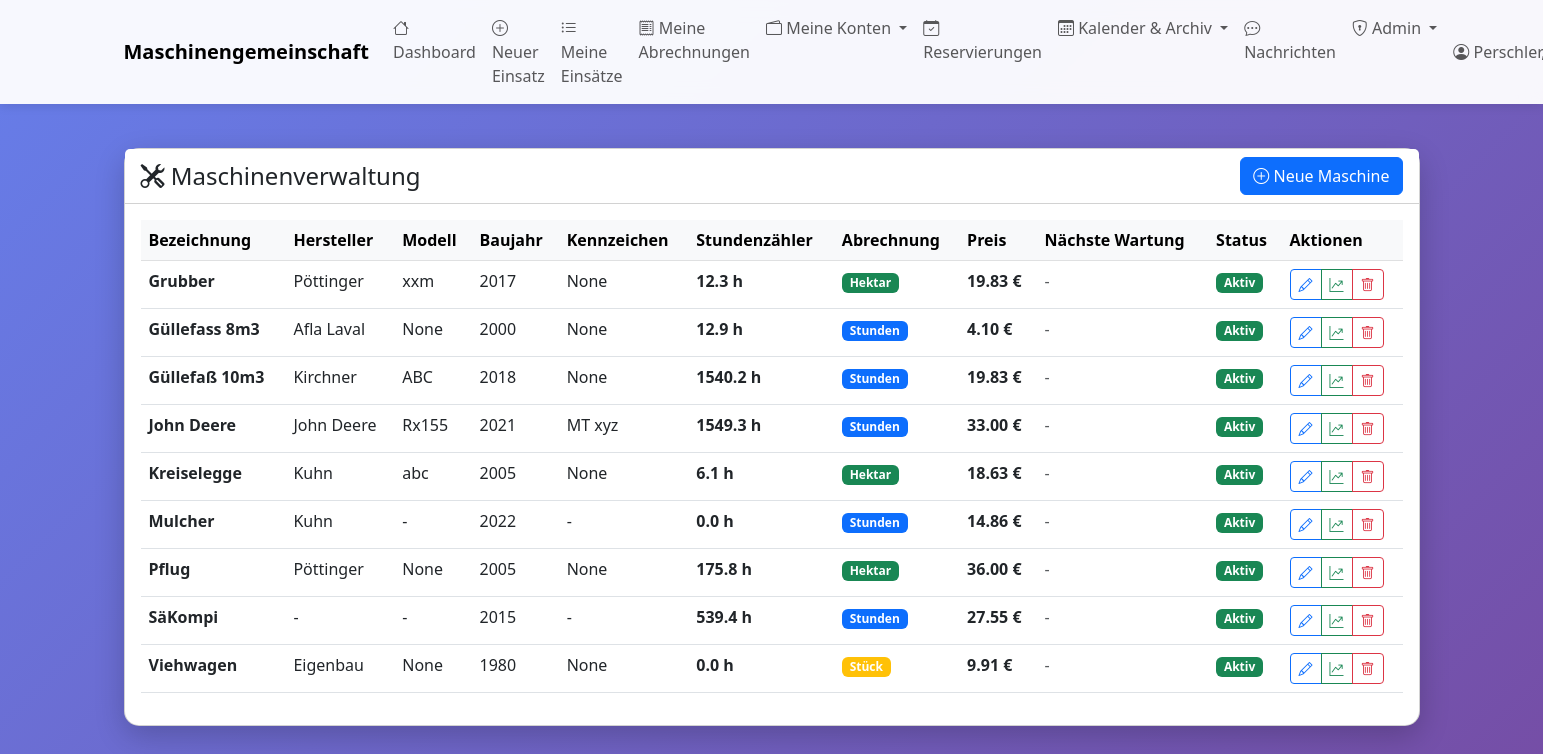
The page /admin/maschinen (signed in) on the database its author committed.
### tables this page shows
CREATE TABLE maschinen (
    id INTEGER PRIMARY KEY AUTOINCREMENT,
    bezeichnung TEXT NOT NULL,
    hersteller TEXT,
    modell TEXT,
    baujahr INTEGER,
    kennzeichen TEXT,
    anschaffungsdatum DATE,
    stundenzaehler_aktuell REAL,
    naechste_wartung_bei REAL,
    aktiv BOOLEAN DEFAULT 1,
    bemerkungen TEXT
, abrechnungsart TEXT DEFAULT 'stunden', preis_pro_einheit REAL DEFAULT 0.0, wartungsintervall INTEGER DEFAULT 50, naechste_wartung REAL, anmerkungen TEXT, erfassungsmodus TEXT DEFAULT 'fortlaufend', gemeinschaft_id INTEGER DEFAULT 1 REFERENCES gemeinschaften(id), anschaffungspreis REAL DEFAULT 0.0, abschreibungsdauer_jahre INTEGER DEFAULT 10, treibstoff_berechnen BOOLEAN DEFAULT 0);

### web_app.py (the view)
@app.route('/admin/maschinen')
@admin_required
def admin_maschinen():
    with MaschinenDBContext(DB_PATH) as db:
        maschinen = db.get_all_maschinen(nur_aktive=False)
    return render_template('admin_maschinen.html', maschinen=maschinen)

### database.py (called while the page is built)
    def connect(self):
        self.connection = sqlite3.connect(self.db_path)
        self.connection.row_factory = sqlite3.Row
        self.cursor = self.connection.cursor()

    def close(self):
        if self.connection:
            self.connection.close()

    def get_all_maschinen(self, nur_aktive: bool = True) -> List[Dict]:
        sql = "SELECT * FROM maschinen"
        if nur_aktive:
            sql += " WHERE aktiv = 1"
        sql += " ORDER BY bezeichnung"
        self.cursor.execute(sql)
        return [dict(row) for row in self.cursor.fetchall()]

    def __enter__(self):
        self.connect()
        return self

    def __exit__(self, exc_type, exc_val, exc_tb):
        if exc_type is None:
            self.connection.commit()
        else:
            self.connection.rollback()
        self.close()
        return False

### web_app.py (called while the page is built)
def admin_required(f):
    @wraps(f)
    def decorated_function(*args, **kwargs):
        if 'benutzer_id' not in session:
            flash('Bitte melden Sie sich an.', 'warning')
            return redirect(url_for('login'))
        if not session.get('is_admin'):
            flash('Zugriff verweigert. Administrator-Rechte erforderlich.', 'danger')
            return redirect(url_for('dashboard'))
        return f(*args, **kwargs)
    return decorated_function

### templates/admin_maschinen.html (shortened to what this page needs)
{% extends "base.html" %}
{% block content %}
<div class="row mt-4">
    <div class="col-12">
        <div class="card">
            <div class="card-header bg-white d-flex justify-content-between align-items-center">
                <h4 class="mb-0">
                    <i class="bi bi-tools"></i> Maschinenverwaltung
                </h4>
                <a href="{{ url_for('admin_maschinen_neu') }}" class="btn btn-primary">
                    <i class="bi bi-plus-circle"></i> Neue Maschine
                </a>
            </div>
            <div class="card-body">
                <div class="table-responsive">
                    <table class="table table-hover">
                        <thead class="table-light">
                            <tr>
                                <th>Bezeichnung</th>
                                <th>Hersteller</th>
                                <th>Modell</th>
                                <th>Baujahr</th>
                                <th>Kennzeichen</th>
                                <th>Stundenzähler</th>
                                <th>Abrechnung</th>
                                <th>Preis</th>
                                <th>Nächste Wartung</th>
                                <th>Status</th>
                                <th>Aktionen</th>
                            </tr>
                        </thead>
                        <tbody>
                            {% for maschine in maschinen %}
                            <tr>
                                <td><strong>{{ maschine.bezeichnung }}</strong></td>
                                <td>{{ maschine.hersteller or '-' }}</td>
                                <td>{{ maschine.modell or '-' }}</td>
                                <td>{{ maschine.baujahr or '-' }}</td>
                                <td>{{ maschine.kennzeichen or '-' }}</td>
                                <td>
                                    <strong>{{ "%.1f"|format(maschine.stundenzaehler_aktuell or 0) }} h</strong>
                                </td>
                                <td>
                                    {% if maschine.abrechnungsart %}
                                        {% if maschine.abrechnungsart == 'stunden' %}
                                            <span class="badge bg-primary">Stunden</span>
                                        {% elif maschine.abrechnungsart == 'hektar' %}
                                            <span class="badge bg-success">Hektar</span>
                                        {% elif maschine.abrechnungsart == 'kilometer' %}
                                            <span class="badge bg-info">Kilometer</span>
                                        {% elif maschine.abrechnungsart == 'stueck' %}
                                            <span class="badge bg-warning">Stück</span>
                                        {% endif %}
                                    {% else %}
                                        <span class="text-muted">-</span>
                                    {% endif %}
                                </td>
                                <td>
                                    {% if maschine.preis_pro_einheit %}
                                        <strong>{{ "%.2f"|format(maschine.preis_pro_einheit) }} €</strong>
                                    {% else %}
                                        <span class="text-muted">-</span>
                                    {% endif %}
                                </td>
                                <td>
                                    {% if maschine.naechste_wartung_bei %}
                                        {{ "%.1f"|format(maschine.naechste_wartung_bei) }} h
                                        {% set diff = maschine.naechste_wartung_bei - (maschine.stundenzaehler_aktuell or 0) %}
                                        {% if diff <= 0 %}
                                            <span class="badge bg-danger">Fällig!</span>
                                        {% elif diff <= 50 %}
                                            <span class="badge bg-warning">Bald</span>
                                        {% endif %}
                                    {% else %}
                                        <span class="text-muted">-</span>
                                    {% endif %}
                                </td>
                                <td>
                                    {% if maschine.aktiv %}
                                        <span class="badge bg-success">Aktiv</span>
                                    {% else %}
                                        <span class="badge bg-secondary">Inaktiv</span>
                                    {% endif %}
                                </td>
                                <td>
                                    <div class="btn-group" role="group">
                                        <a href="{{ url_for('admin_maschinen_edit', maschine_id=maschine.id) }}"
                                           class="btn btn-sm btn-outline-primary" title="Bearbeiten">
                                            <i class="bi bi-pencil"></i>
                                        </a>
                                        <a href="{{ url_for('admin_maschinen_rentabilitaet', maschine_id=maschine.id) }}"
                                           class="btn btn-sm btn-outline-success" title="Rentabilität">
                                            <i class="bi bi-graph-up-arrow"></i>
                                        </a>
                                        <button type="button" class="btn btn-sm btn-outline-danger"
                                                onclick="confirmDelete({{ maschine.id }}, '{{ maschine.bezeichnung }}')" title="Löschen">
                                            <i class="bi bi-trash"></i>
                                        </button>
                                    </div>
                                </td>
                            </tr>
                            {% endfor %}
                        </tbody>
                    </table>
                </div>
            </div>
        </div>
    </div>
</div>
{% endblock %}

### templates/base.html (style rules this page uses)
body { min-height: 100vh; background: linear-gradient(135deg, #667eea 0%, #764ba2 100%); }
.card { border-radius: 15px; box-shadow: 0 10px 30px rgba(0,0,0,0.2); }

### rows shown on the page
maschinen: bezeichnung "Grubber", hersteller "Pöttinger", modell "xxm", baujahr "2017", kennzeichen "None", stundenzaehler_aktuell "12.3", abrechnungsart "Hektar", preis_pro_einheit "19.83", aktiv "Aktiv"
maschinen: bezeichnung "Güllefass 8m3", hersteller "Afla Laval", modell "None", baujahr "2000", kennzeichen "None", stundenzaehler_aktuell "12.9", abrechnungsart "Stunden", preis_pro_einheit "4.10", aktiv "Aktiv"
maschinen: bezeichnung "Güllefaß 10m3", hersteller "Kirchner", modell "ABC", baujahr "2018", kennzeichen "None", stundenzaehler_aktuell "1540.2", abrechnungsart "Stunden", preis_pro_einheit "19.83", aktiv "Aktiv"
maschinen: bezeichnung "John Deere", hersteller "John Deere", modell "Rx155", baujahr "2021", kennzeichen "MT xyz", stundenzaehler_aktuell "1549.3", abrechnungsart "Stunden", preis_pro_einheit "33.00", aktiv "Aktiv"
maschinen: bezeichnung "Kreiselegge", hersteller "Kuhn", modell "abc", baujahr "2005", kennzeichen "None", stundenzaehler_aktuell "6.1", abrechnungsart "Hektar", preis_pro_einheit "18.63", aktiv "Aktiv"
maschinen: bezeichnung "Mulcher", hersteller "Kuhn", modell "-", baujahr "2022", kennzeichen "-", stundenzaehler_aktuell "0.0", abrechnungsart "Stunden", preis_pro_einheit "14.86", aktiv "Aktiv"
maschinen: bezeichnung "Pflug", hersteller "Pöttinger", modell "None", baujahr "2005", kennzeichen "None", stundenzaehler_aktuell "175.8", abrechnungsart "Hektar", preis_pro_einheit "36.00", aktiv "Aktiv"
maschinen: bezeichnung "SäKompi", hersteller "-", modell "-", baujahr "2015", kennzeichen "-", stundenzaehler_aktuell "539.4", abrechnungsart "Stunden", preis_pro_einheit "27.55", aktiv "Aktiv"
maschinen: bezeichnung "Viehwagen", hersteller "Eigenbau", modell "None", baujahr "1980", kennzeichen "None", stundenzaehler_aktuell "0.0", abrechnungsart "Stück", preis_pro_einheit "9.91", aktiv "Aktiv"
